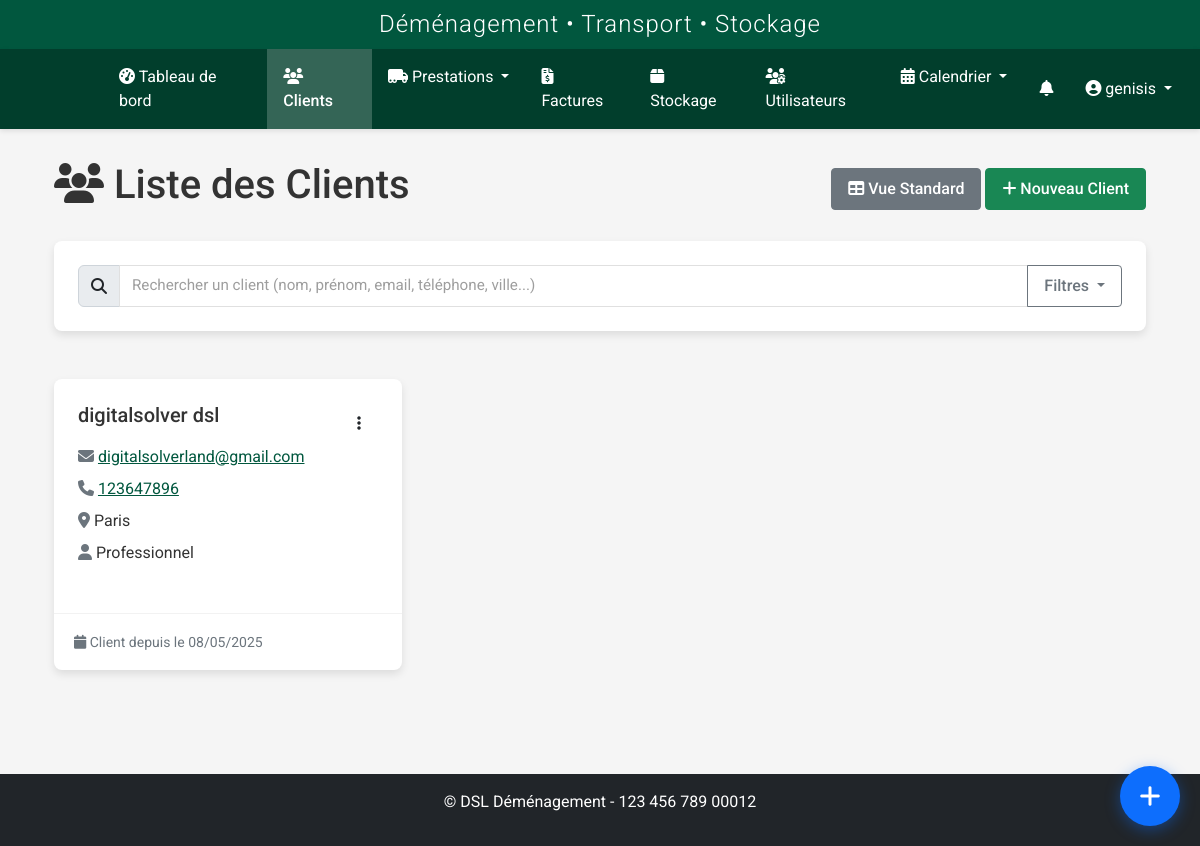
The page /clients/clients/liste (signed in) on the database its author committed.
### models.py (models this page shows, shortened)
class User(UserMixin, db.Model):
    id = db.Column(db.Integer, primary_key=True)
    nom = db.Column(db.String(64), nullable=False)
    prenom = db.Column(db.String(64), nullable=False)
    username = db.Column(db.String(64), unique=True, nullable=False)
    email = db.Column(db.String(120), unique=True, nullable=True)
    password_hash = db.Column(db.String(256), nullable=False)
    role = db.Column(db.String(20), nullable=False, default='transporteur')
    statut = db.Column(db.String(20), nullable=False, default='actif')
    vehicule = db.Column(db.String(100), nullable=True)
    type_vehicule_id = db.Column(db.Integer, db.ForeignKey('type_vehicule.id'), nullable=True)
    permis_conduire = db.Column(db.String(50), nullable=True)
    notes = db.Column(db.Text, nullable=True)
    derniere_connexion = db.Column(db.DateTime, nullable=True)
    date_creation = db.Column(db.DateTime, nullable=False, default=datetime.utcnow)
    prestations = db.relationship('Prestation', secondary=prestation_transporteurs, back_populates='transporteurs')
    type_vehicule = db.relationship('TypeVehicule', backref='transporteurs')
    def is_admin(self):
        return self.role in ['admin', 'superadmin']
    def is_transporteur(self):
        return self.role == 'transporteur' or self.is_admin()

class Client(db.Model):
    id = db.Column(db.Integer, primary_key=True)
    nom = db.Column(db.String(64), nullable=False)
    prenom = db.Column(db.String(64), nullable=False)
    adresse = db.Column(db.Text, nullable=True)
    code_postal = db.Column(db.String(10), nullable=True)
    ville = db.Column(db.String(64), nullable=True)
    pays = db.Column(db.String(64), default='France')
    telephone = db.Column(db.String(20), nullable=True)
    email = db.Column(db.String(120), nullable=True)
    type_client = db.Column(db.String(50), nullable=True)
    tags = db.Column(db.Text, nullable=True)
    observations = db.Column(db.Text, nullable=True)
    statut = db.Column(db.String(20), default='actif')
    archive = db.Column(db.Boolean, default=False)
    date_creation = db.Column(db.DateTime, nullable=False, default=datetime.utcnow)
    commercial_id = db.Column(db.Integer, db.ForeignKey('user.id'), nullable=True)
    commercial = db.relationship('User', backref=db.backref('clients', lazy=True), foreign_keys=[commercial_id])
    prestations_principales = db.relationship('Prestation', backref=db.backref('client_principal', lazy=True), lazy=True, foreign_keys="Prestation.client_id")
    prestations_supplementaires = db.relationship('Prestation', secondary=prestation_clients, back_populates='clients_supplementaires')
    factures = db.relationship('Facture', backref='client', lazy=True)

### routes/client.py (the view)
@client_bp.route('/clients/liste')
@login_required
@role_required('commercial', 'admin', 'superadmin')
def liste():
    query = Client.query
    if not current_user.is_admin():  # Si ce n'est pas un admin/superadmin
        query = query.filter_by(commercial_id=current_user.id)
    clients = query.order_by(Client.date_creation.desc()).all()
    return render_template('clients/liste.html', clients=clients)

### templates/clients/liste.html (shortened to what this page needs)
{% extends "base.html" %}
{% block content %}
<div class="container-fluid">
    <div class="row mb-4">
        <div class="col-12">
            <div class="d-flex justify-content-between align-items-center">
                <h1><i class="fas fa-users"></i> Liste des Clients</h1>
                <div>
                    <a href="{{ url_for('client.index') }}" class="btn btn-secondary">
                        <i class="fas fa-table"></i> Vue Standard
                    </a>
                    <a href="{{ url_for('client.add') }}" class="btn btn-success">
                        <i class="fas fa-plus"></i> Nouveau Client
                    </a>
                </div>
            </div>
        </div>
    </div>
    <div class="row mb-4">
        <div class="col-12">
            <div class="card">
                <div class="card-body">
                    <div class="input-group">
                        <span class="input-group-text">
                            <i class="fas fa-search"></i>
                        </span>
                        <input type="text" id="searchInput" class="form-control" placeholder="Rechercher un client (nom, prénom, email, téléphone, ville...)">
                        <button class="btn btn-outline-secondary dropdown-toggle" type="button" data-bs-toggle="dropdown">
                            Filtres
                        </button>
                    </div>
                </div>
            </div>
        </div>
    </div>
    <div class="row" id="clientsList">
        {% for client in clients %}
        <div class="col-md-6 col-lg-4 mb-4 client-card"
             data-name="{{ client.nom }} {{ client.prenom }}"
             data-email="{{ client.email }}"
             data-phone="{{ client.telephone }}"
             data-city="{{ client.ville }}"
             data-type="{{ client.type_client }}"
             data-archived="{{ client.archive }}">
            <div class="card h-100 {% if client.archive %}bg-light{% endif %}">
                <div class="card-body">
                    <div class="d-flex justify-content-between align-items-start">
                        <h5 class="card-title mb-3">
                            {{ client.nom }} {{ client.prenom }}
                        </h5>
                        <div class="dropdown">
                            <button class="btn btn-link text-dark" type="button" data-bs-toggle="dropdown">
                                <i class="fas fa-ellipsis-v"></i>
                            </button>
                        </div>
                    </div>
                    <div class="client-info">
                        {% if client.email %}
                        <p class="mb-2">
                            <i class="fas fa-envelope text-muted"></i>
                            <a href="mailto:{{ client.email }}">{{ client.email }}</a>
                        </p>
                        {% endif %}
                        {% if client.telephone %}
                        <p class="mb-2">
                            <i class="fas fa-phone text-muted"></i>
                            <a href="tel:{{ client.telephone }}">{{ client.telephone }}</a>
                        </p>
                        {% endif %}
                        {% if client.ville %}
                        <p class="mb-2">
                            <i class="fas fa-map-marker-alt text-muted"></i>
                            {{ client.ville }}
                        </p>
                        {% endif %}
                        <p class="mb-0">
                            <i class="fas fa-user text-muted"></i>
                            {{ client.type_client }}
                        </p>
                    </div>
                </div>
                <div class="card-footer bg-transparent">
                    <small class="text-muted">
                        <i class="fas fa-calendar"></i>
                        Client depuis le {{ client.date_creation.strftime('%d/%m/%Y') }}
                    </small>
                </div>
            </div>
        </div>
        {% endfor %}
    </div>
</div>
{% endblock %}

### templates/base.html (shortened to what this page needs)
<!DOCTYPE html>
<html lang="fr">
<head>
    <link href="https://cdn.jsdelivr.net/npm/bootstrap@5.2.3/dist/css/bootstrap.min.css" rel="stylesheet">
    <link rel="stylesheet" href="https://cdnjs.cloudflare.com/ajax/libs/font-awesome/6.2.1/css/all.min.css">
    <link rel="stylesheet" href="https://cdnjs.cloudflare.com/ajax/libs/toastr.js/latest/toastr.min.css">
    <link href="https://cdn.jsdelivr.net/npm/fullcalendar@5.11.3/main.min.css" rel="stylesheet">
    <link href="https://cdn.jsdelivr.net/npm/summernote@0.8.18/dist/summernote-lite.min.css" rel="stylesheet">
    <link rel="stylesheet" href="{{ url_for('static', filename='css/style.css') }}">
    <link rel="stylesheet" href="{{ url_for('static', filename='css/notification-flash.css') }}">
    <link rel="stylesheet" href="{{ url_for('static', filename='css/notifications.css') }}">
    <link rel="stylesheet" href="{{ url_for('static', filename='css/prestations.css') }}">
    <link rel="stylesheet" href="{{ url_for('static', filename='css/custom-calendar.css') }}">
    <link rel="stylesheet" href="{{ url_for('static', filename='css/navbar-logos.css') }}">
    <link rel="stylesheet" href="{{ url_for('static', filename='css/whatsapp-buttons.css') }}">
    <link rel="stylesheet" href="{{ url_for('static', filename='css/quick-access-bubble.css') }}">
</head>
<body {% if current_user.is_authenticated %}data-user-role="{{ current_user.role }}" data-user-id="{{ current_user.id }}"{% endif %}>
    {% if current_user.is_authenticated %}
        <header>
            <div class="app-header">
                <h2>Déménagement • Transport • Stockage</h2>
            </div>
            <nav class="navbar navbar-dark navbar-expand-lg">
                <div class="container-fluid">
                    <a class="navbar-brand" href="{{ url_for('dashboard.index') }}">
                        <div class="logo-slideshow">
                        </div>
                    </a>
                    <div class="collapse navbar-collapse" id="navbarMain">
                        <ul class="navbar-nav me-auto mb-2 mb-lg-0">
                            <li class="nav-item">
                                <a class="nav-link {% if request.endpoint == 'dashboard.index' %}active{% endif %}" href="{{ url_for('dashboard.index') }}">
                                    <i class="fas fa-tachometer-alt"></i> Tableau de bord
                                </a>
                            </li>
                            <li class="nav-item">
                                <a class="nav-link {% if request.endpoint.startswith('client.') %}active{% endif %}" href="{{ url_for('client.index') }}">
                                    <i class="fas fa-users"></i> Clients
                                </a>
                            </li>
                            <li class="nav-item dropdown">
                                <a class="nav-link dropdown-toggle {% if request.endpoint.startswith('prestation.') %}active{% endif %}" href="#" id="prestationsDropdown" role="button" data-bs-toggle="dropdown" aria-expanded="false">
                                    <i class="fas fa-truck-moving"></i> Prestations
                                </a>
                            </li>
                            <li class="nav-item">
                                <a class="nav-link {% if request.endpoint.startswith('facture.') %}active{% endif %}" href="{{ url_for('facture.index') }}">
                                    <i class="fas fa-file-invoice-dollar"></i> Factures
                                </a>
                            </li>
                            <li class="nav-item">
                                <a class="nav-link {% if request.endpoint.startswith('stockage.') %}active{% endif %}" href="{{ url_for('stockage.index') }}">
                                    <i class="fas fa-box"></i> Stockage
                                </a>
                            </li>
                            {% if current_user.is_admin %}
                            <li class="nav-item">
                                <a class="nav-link {% if request.endpoint.startswith('user.') %}active{% endif %}" href="{{ url_for('user.index') }}">
                                    <i class="fas fa-users-cog"></i> Utilisateurs
                                </a>
                            </li>
                            {% endif %}
                            <li class="nav-item dropdown">
                                <a class="nav-link dropdown-toggle {% if request.endpoint.startswith('calendrier.') %}active{% endif %}" href="#" id="calendrierDropdown" role="button" data-bs-toggle="dropdown" aria-expanded="false">
                                    <i class="fas fa-calendar-alt"></i> Calendrier
                                </a>
                            </li>
                        </ul>
                        <ul class="navbar-nav">
                            {% if current_user.is_authenticated and (current_user.is_transporteur() or current_user.is_admin() or current_user.role in ['commercial', 'superadmin']) %}
                            <li class="nav-item">
                                <a href="{{ url_for('transporteur_prestations.notifications') }}" class="nav-link position-relative">
                                    <i class="fas fa-bell"></i>
                                </a>
                            </li>
                            {% endif %}
                            <li class="nav-item dropdown">
                                <a class="nav-link dropdown-toggle" href="#" id="userDropdown" role="button" data-bs-toggle="dropdown">
                                    <i class="fas fa-user-circle"></i> {{ current_user.username }}
                                </a>
                            </li>
                        </ul>
                    </div>
                </div>
            </nav>
        </header>
        <main class="main-content">
            <div class="container">
                {% block content %}{% endblock %}
            </div>
        </main>
        <footer class="mt-5 py-3 bg-dark text-white">
            <div class="container text-center">
                <p>&copy; {{ config.COMPANY_FULL_NAME }} - {{ config.COMPANY_SIRET }}</p>
            </div>
        </footer>
    {% else %}
        <main class="main-content">
            <div class="container">
                {% block auth_content %}{% endblock %}
            </div>
        </main>
    {% endif %}
</body>
</html>

### rows shown on the page
User: username "genisis"
Client: nom "digitalsolver", prenom "dsl", email "digitalsolverland@gmail.com", telephone "123647896", ville "Paris", type_client "Professionnel", date_creation "08/05/2025"

### other values the page prints
{{ config.COMPANY_FULL_NAME }} "DSL Déménagement"
{{ config.COMPANY_SIRET }} "123 456 789 00012"
